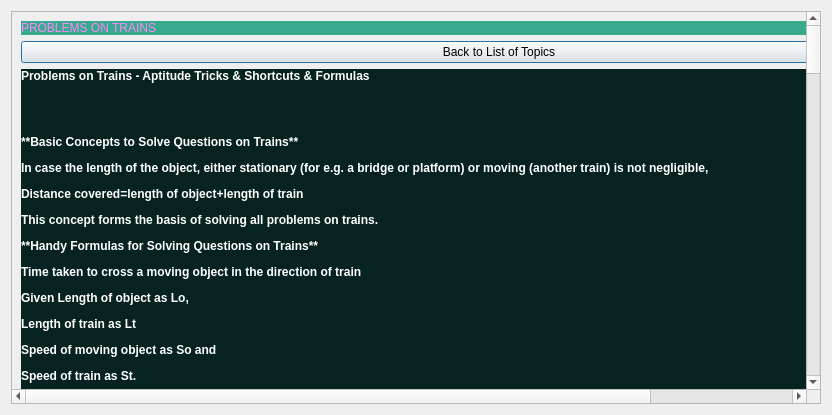
<?xml version="1.0" encoding="UTF-8"?>
<ui version="4.0">
 <class>trains</class>
 <widget class="QDialog" name="trains">
  <property name="geometry">
   <rect>
    <x>0</x>
    <y>0</y>
    <width>832</width>
    <height>415</height>
   </rect>
  </property>
  <property name="windowTitle">
   <string>Dialog</string>
  </property>
  <layout class="QGridLayout" name="gridLayout_2">
   <item row="0" column="0">
    <widget class="QScrollArea" name="scrollArea">
     <property name="verticalScrollBarPolicy">
      <enum>Qt::ScrollBarAlwaysOn</enum>
     </property>
     <property name="horizontalScrollBarPolicy">
      <enum>Qt::ScrollBarAlwaysOn</enum>
     </property>
     <property name="widgetResizable">
      <bool>true</bool>
     </property>
     <widget class="QWidget" name="scrollAreaWidgetContents_3">
      <property name="geometry">
       <rect>
        <x>-411</x>
        <y>0</y>
        <width>1632</width>
        <height>3797</height>
       </rect>
      </property>
      <layout class="QGridLayout" name="gridLayout">
       <item row="2" column="0">
        <widget class="QLabel" name="label">
         <property name="styleSheet">
          <string notr="true">
background-color: rgb(7, 35, 33);
font: 75 14pt &quot;MS Shell Dlg 2&quot;;
</string>
         </property>
         <property name="text">
          <string>&lt;html&gt;&lt;head/&gt;&lt;body&gt;&lt;p&gt;&lt;span style=&quot; font-weight:600; color:#ffffff;&quot;&gt;Problems on Trains - Aptitude Tricks &amp;amp; Shortcuts &amp;amp; Formulas&lt;/span&gt;&lt;/p&gt;&lt;p&gt;&lt;span style=&quot; color:#ffffff;&quot;&gt;&lt;br/&gt;&lt;/span&gt;&lt;/p&gt;&lt;p&gt;&lt;span style=&quot; font-weight:600; color:#ffffff;&quot;&gt;**Basic Concepts to Solve Questions on Trains** &lt;/span&gt;&lt;/p&gt;&lt;p&gt;&lt;span style=&quot; font-weight:600; color:#ffffff;&quot;&gt;In case the length of the object, either stationary (for e.g. a bridge or platform) or moving (another train) is not negligible,&lt;/span&gt;&lt;/p&gt;&lt;p&gt;&lt;span style=&quot; font-weight:600; color:#ffffff;&quot;&gt;Distance covered=length of object+length of train&lt;/span&gt;&lt;/p&gt;&lt;p&gt;&lt;span style=&quot; font-weight:600; color:#ffffff;&quot;&gt;This concept forms the basis of solving all problems on trains.&lt;/span&gt;&lt;/p&gt;&lt;p&gt;&lt;span style=&quot; font-weight:600; color:#ffffff;&quot;&gt;**Handy Formulas for Solving Questions on Trains**&lt;/span&gt;&lt;/p&gt;&lt;p&gt;&lt;span style=&quot; font-weight:600; color:#ffffff;&quot;&gt;Time taken to cross a moving object in the direction of train &lt;/span&gt;&lt;/p&gt;&lt;p&gt;&lt;span style=&quot; font-weight:600; color:#ffffff;&quot;&gt;Given Length of object as Lo, &lt;/span&gt;&lt;/p&gt;&lt;p&gt;&lt;span style=&quot; font-weight:600; color:#ffffff;&quot;&gt;Length of train as Lt &lt;/span&gt;&lt;/p&gt;&lt;p&gt;&lt;span style=&quot; font-weight:600; color:#ffffff;&quot;&gt;Speed of moving object as So and &lt;/span&gt;&lt;/p&gt;&lt;p&gt;&lt;span style=&quot; font-weight:600; color:#ffffff;&quot;&gt;Speed of train as St.&lt;/span&gt;&lt;/p&gt;&lt;p&gt;&lt;span style=&quot; font-weight:600; color:#ffffff;&quot;&gt;Time taken to cross a moving object in the direction of train = Length of Train + Length of ObjectSpeed of train – Speed of Object&lt;/span&gt;&lt;/p&gt;&lt;p&gt;&lt;span style=&quot; font-weight:600; color:#ffffff;&quot;&gt;t=Lt+LoSt–So&lt;/span&gt;&lt;/p&gt;&lt;p&gt;&lt;span style=&quot; font-weight:600; color:#ffffff;&quot;&gt;**Special Cases of Basic Formula**&lt;/span&gt;&lt;/p&gt;&lt;p&gt;&lt;span style=&quot; font-weight:600; color:#ffffff;&quot;&gt;-If the length of the object is negligible, then Lo=0&lt;/span&gt;&lt;/p&gt;&lt;p&gt;&lt;span style=&quot; font-weight:600; color:#ffffff;&quot;&gt;-If the object is stationary, then So=0&lt;/span&gt;&lt;/p&gt;&lt;p&gt;&lt;span style=&quot; font-weight:600; color:#ffffff;&quot;&gt;-If the object moves in the opposite direction of train then relative speed is speed of &lt;/span&gt;&lt;/p&gt;&lt;p&gt;&lt;span style=&quot; font-weight:600; color:#ffffff;&quot;&gt;train + speed of object.&lt;/span&gt;&lt;/p&gt;&lt;p&gt;&lt;span style=&quot; font-weight:600; color:#ffffff;&quot;&gt;Since the directions are opposite we consider speed of object −So. Thus denominator of &lt;/span&gt;&lt;/p&gt;&lt;p&gt;&lt;span style=&quot; font-weight:600; color:#ffffff;&quot;&gt;equation becomes St+So Now let's see these special cases in application&lt;/span&gt;&lt;/p&gt;&lt;p&gt;&lt;span style=&quot; font-weight:600; color:#ffffff;&quot;&gt;Time taken by the train to cross a stationary object like a tree, electric pole, a &lt;/span&gt;&lt;/p&gt;&lt;p&gt;&lt;span style=&quot; font-weight:600; color:#ffffff;&quot;&gt;standing man&lt;/span&gt;&lt;/p&gt;&lt;p&gt;&lt;span style=&quot; font-weight:600; color:#ffffff;&quot;&gt;t=Lt/St&lt;/span&gt;&lt;/p&gt;&lt;p&gt;&lt;span style=&quot; font-weight:600; color:#ffffff;&quot;&gt;-Time taken by the train to cross a stationary object for e.g. a bridge or a platform &lt;/span&gt;&lt;/p&gt;&lt;p&gt;&lt;span style=&quot; font-weight:600; color:#ffffff;&quot;&gt;of length Lo&lt;/span&gt;&lt;/p&gt;&lt;p&gt;&lt;span style=&quot; font-weight:600; color:#ffffff;&quot;&gt;t=Lt+LoSt&lt;/span&gt;&lt;/p&gt;&lt;p&gt;&lt;span style=&quot; font-weight:600; color:#ffffff;&quot;&gt;-Time taken by the train to cross a moving object like a walking man of negligible length&lt;/span&gt;&lt;/p&gt;&lt;p&gt;&lt;span style=&quot; font-weight:600; color:#ffffff;&quot;&gt;When object moves in the same direction of train, t=Lt/St–So&lt;/span&gt;&lt;/p&gt;&lt;p&gt;&lt;span style=&quot; font-weight:600; color:#ffffff;&quot;&gt;-When object moves in the opposite direction of train, t=Lt/St+So&lt;/span&gt;&lt;/p&gt;&lt;p&gt;&lt;span style=&quot; font-weight:600; color:#ffffff;&quot;&gt;Time taken by the train to cross a moving object like another moving train of length Lo&lt;/span&gt;&lt;/p&gt;&lt;p&gt;&lt;span style=&quot; font-weight:600; color:#ffffff;&quot;&gt;-When object moves in the same direction of train, t=Lt+Lo/St–So&lt;/span&gt;&lt;/p&gt;&lt;p&gt;&lt;span style=&quot; font-weight:600; color:#ffffff;&quot;&gt;-When object moves in the opposite direction of train, t=Lt+Lo/St+So&lt;/span&gt;&lt;/p&gt;&lt;p&gt;&lt;span style=&quot; font-weight:600; color:#ffffff;&quot;&gt;-Let two trains of lengths L1 and L2 takes t1s time to cross each other if they travel in&lt;/span&gt;&lt;/p&gt;&lt;p&gt;&lt;span style=&quot; font-weight:600; color:#ffffff;&quot;&gt;opposite direction and t2s is they travel in same direction.&lt;/span&gt;&lt;/p&gt;&lt;p&gt;&lt;span style=&quot; font-weight:600; color:#ffffff;&quot;&gt;Let Sf and Ss be the speed of the faster and slower train repectively, then&lt;/span&gt;&lt;/p&gt;&lt;p&gt;&lt;span style=&quot; font-weight:600; color:#ffffff;&quot;&gt;(Sf+Ss)=L1+L2t1&lt;/span&gt;&lt;/p&gt;&lt;p&gt;&lt;span style=&quot; font-weight:600; color:#ffffff;&quot;&gt;(Sf−Ss)=L1+L2t2&lt;/span&gt;&lt;/p&gt;&lt;p&gt;&lt;span style=&quot; font-weight:600; color:#ffffff;&quot;&gt;-Speed of faster train, Sf=(L1+L22)/(1t1+1t2)&lt;/span&gt;&lt;/p&gt;&lt;p&gt;&lt;span style=&quot; font-weight:600; color:#ffffff;&quot;&gt;-Speed of slower train, Ss=(L1+L22)/(1t1−1t2)&lt;/span&gt;&lt;/p&gt;&lt;/body&gt;&lt;/html&gt;</string>
         </property>
        </widget>
       </item>
       <item row="0" column="0">
        <widget class="QLabel" name="label_4">
         <property name="styleSheet">
          <string notr="true">font: 75 18pt &quot;Algerian&quot;;
background-color: rgb(56, 170, 142);</string>
         </property>
         <property name="text">
          <string>&lt;html&gt;&lt;head/&gt;&lt;body&gt;&lt;p&gt;&lt;span style=&quot; color:#ff86fd;&quot;&gt;PROBLEMS ON TRAINS&lt;/span&gt;&lt;/p&gt;&lt;/body&gt;&lt;/html&gt;</string>
         </property>
        </widget>
       </item>
       <item row="3" column="0">
        <widget class="QLabel" name="label_2">
         <property name="styleSheet">
          <string notr="true">background-color: rgb(29, 23, 27);
font: 75 14pt &quot;MS Shell Dlg 2&quot;;</string>
         </property>
         <property name="text">
          <string>&lt;html&gt;&lt;head/&gt;&lt;body&gt;&lt;p&gt;&lt;span style=&quot; font-weight:600; color:#55aa7f;&quot;&gt;QUESTIONS WITH SOLUTION &lt;/span&gt;&lt;/p&gt;&lt;p&gt;&lt;span style=&quot; font-weight:600; color:#55aa7f;&quot;&gt;1. A 400m long train is running at 72 Kmph. how much time it will take to cross an electric pole? &lt;/span&gt;&lt;/p&gt;&lt;p&gt;&lt;span style=&quot; font-weight:600; color:#55aa7f;&quot;&gt;A.) 15sec&lt;/span&gt;&lt;/p&gt;&lt;p&gt;&lt;span style=&quot; font-weight:600; color:#55aa7f;&quot;&gt;B.) 20sec&lt;/span&gt;&lt;/p&gt;&lt;p&gt;&lt;span style=&quot; font-weight:600; color:#55aa7f;&quot;&gt;C.) 19sec&lt;/span&gt;&lt;/p&gt;&lt;p&gt;&lt;span style=&quot; font-weight:600; color:#55aa7f;&quot;&gt;D.) 21sec&lt;/span&gt;&lt;/p&gt;&lt;p&gt;&lt;span style=&quot; font-weight:600; color:#55aa7f;&quot;&gt;Answer: Option 'B'&lt;/span&gt;&lt;/p&gt;&lt;p&gt;&lt;span style=&quot; font-weight:600; color:#55aa7f;&quot;&gt;Formula: Distance = Speed × Time&lt;/span&gt;&lt;/p&gt;&lt;p&gt;&lt;span style=&quot; font-weight:600; color:#55aa7f;&quot;&gt;If we convert Kmph in to Mpsec multiply by 5/18,&lt;/span&gt;&lt;/p&gt;&lt;p&gt;&lt;span style=&quot; font-weight:600; color:#55aa7f;&quot;&gt;400 = 72 KmpH × time&lt;/span&gt;&lt;/p&gt;&lt;p&gt;&lt;span style=&quot; font-weight:600; color:#55aa7f;&quot;&gt;400 = 72×5/18 × time&lt;/span&gt;&lt;/p&gt;&lt;p&gt;&lt;span style=&quot; font-weight:600; color:#55aa7f;&quot;&gt;Time = 20Sec&lt;/span&gt;&lt;/p&gt;&lt;p&gt;&lt;span style=&quot; font-weight:600; color:#55aa7f;&quot;&gt;&lt;br/&gt;&lt;/span&gt;&lt;/p&gt;&lt;p&gt;&lt;span style=&quot; font-weight:600; color:#55aa7f;&quot;&gt;2. A 180m long train is running at 54 Kmph. how much time it will take to cross a platform of 120m long? &lt;/span&gt;&lt;/p&gt;&lt;p&gt;&lt;span style=&quot; font-weight:600; color:#55aa7f;&quot;&gt;A.) 20sec&lt;/span&gt;&lt;/p&gt;&lt;p&gt;&lt;span style=&quot; font-weight:600; color:#55aa7f;&quot;&gt;B.) 22sec&lt;/span&gt;&lt;/p&gt;&lt;p&gt;&lt;span style=&quot; font-weight:600; color:#55aa7f;&quot;&gt;C.) 19sec&lt;/span&gt;&lt;/p&gt;&lt;p&gt;&lt;span style=&quot; font-weight:600; color:#55aa7f;&quot;&gt;D.) 18sec&lt;/span&gt;&lt;/p&gt;&lt;p&gt;&lt;span style=&quot; font-weight:600; color:#55aa7f;&quot;&gt;Answer: Option 'A'&lt;/span&gt;&lt;/p&gt;&lt;p&gt;&lt;span style=&quot; font-weight:600; color:#55aa7f;&quot;&gt;Formula: D = S × T &lt;/span&gt;&lt;/p&gt;&lt;p&gt;&lt;span style=&quot; font-weight:600; color:#55aa7f;&quot;&gt;180 = 54 Kmph × Time &lt;/span&gt;&lt;/p&gt;&lt;p&gt;&lt;span style=&quot; font-weight:600; color:#55aa7f;&quot;&gt;180= 54×5/18 × Time &lt;/span&gt;&lt;/p&gt;&lt;p&gt;&lt;span style=&quot; font-weight:600; color:#55aa7f;&quot;&gt;Time = 20 Sec &lt;/span&gt;&lt;/p&gt;&lt;p&gt;&lt;span style=&quot; font-weight:600; color:#55aa7f;&quot;&gt;&lt;br/&gt;&lt;/span&gt;&lt;/p&gt;&lt;p&gt;&lt;span style=&quot; font-weight:600; color:#55aa7f;&quot;&gt;3. 320m long train is running at 72 Kmph. how much time it will take to cross a platform of 180m long? &lt;/span&gt;&lt;/p&gt;&lt;p&gt;&lt;span style=&quot; font-weight:600; color:#55aa7f;&quot;&gt;A.) 20sec&lt;/span&gt;&lt;/p&gt;&lt;p&gt;&lt;span style=&quot; font-weight:600; color:#55aa7f;&quot;&gt;B.) 25sec&lt;/span&gt;&lt;/p&gt;&lt;p&gt;&lt;span style=&quot; font-weight:600; color:#55aa7f;&quot;&gt;C.) 30sec&lt;/span&gt;&lt;/p&gt;&lt;p&gt;&lt;span style=&quot; font-weight:600; color:#55aa7f;&quot;&gt;D.) 27sec&lt;/span&gt;&lt;/p&gt;&lt;p&gt;&lt;span style=&quot; font-weight:600; color:#55aa7f;&quot;&gt;Answer: Option 'B'&lt;/span&gt;&lt;/p&gt;&lt;p&gt;&lt;span style=&quot; font-weight:600; color:#55aa7f;&quot;&gt;Total Length = platform Length+ Train Length &lt;/span&gt;&lt;/p&gt;&lt;p&gt;&lt;span style=&quot; font-weight:600; color:#55aa7f;&quot;&gt;Total Length= 500m &lt;/span&gt;&lt;/p&gt;&lt;p&gt;&lt;span style=&quot; font-weight:600; color:#55aa7f;&quot;&gt;D = S × T &lt;/span&gt;&lt;/p&gt;&lt;p&gt;&lt;span style=&quot; font-weight:600; color:#55aa7f;&quot;&gt;500 = 72 × time &lt;/span&gt;&lt;/p&gt;&lt;p&gt;&lt;span style=&quot; font-weight:600; color:#55aa7f;&quot;&gt;500 = 72 × 5/18 × time &lt;/span&gt;&lt;/p&gt;&lt;p&gt;&lt;span style=&quot; font-weight:600; color:#55aa7f;&quot;&gt;Time = 25Sec &lt;/span&gt;&lt;/p&gt;&lt;p&gt;&lt;span style=&quot; font-weight:600; color:#55aa7f;&quot;&gt;&lt;br/&gt;&lt;/span&gt;&lt;/p&gt;&lt;p&gt;&lt;span style=&quot; font-weight:600; color:#55aa7f;&quot;&gt;4. A 600m long train is running at 90 Kmph. how much time it will take to cross an electric pole? &lt;/span&gt;&lt;/p&gt;&lt;p&gt;&lt;span style=&quot; font-weight:600; color:#55aa7f;&quot;&gt;A.) 16sec&lt;/span&gt;&lt;/p&gt;&lt;p&gt;&lt;span style=&quot; font-weight:600; color:#55aa7f;&quot;&gt;B.) 20sec&lt;/span&gt;&lt;/p&gt;&lt;p&gt;&lt;span style=&quot; font-weight:600; color:#55aa7f;&quot;&gt;C.) 24sec&lt;/span&gt;&lt;/p&gt;&lt;p&gt;&lt;span style=&quot; font-weight:600; color:#55aa7f;&quot;&gt;D.) 22sec&lt;/span&gt;&lt;/p&gt;&lt;p&gt;&lt;span style=&quot; font-weight:600; color:#55aa7f;&quot;&gt;Answer: Option 'C'&lt;/span&gt;&lt;/p&gt;&lt;p&gt;&lt;span style=&quot; font-weight:600; color:#55aa7f;&quot;&gt;Formula: D = S × T &lt;/span&gt;&lt;/p&gt;&lt;p&gt;&lt;span style=&quot; font-weight:600; color:#55aa7f;&quot;&gt;600 = 90 Kmph × T &lt;/span&gt;&lt;/p&gt;&lt;p&gt;&lt;span style=&quot; font-weight:600; color:#55aa7f;&quot;&gt;600 = 90 × 5/18 × T &lt;/span&gt;&lt;/p&gt;&lt;p&gt;&lt;span style=&quot; font-weight:600; color:#55aa7f;&quot;&gt;Time = 24Sec&lt;/span&gt;&lt;/p&gt;&lt;p&gt;&lt;span style=&quot; font-weight:600; color:#55aa7f;&quot;&gt;&lt;br/&gt;&lt;/span&gt;&lt;/p&gt;&lt;p&gt;&lt;span style=&quot; font-weight:600; color:#55aa7f;&quot;&gt;5. Two trains 300m and 400m long run at the speeds of 40 kmph and 50kmph respectively in opposite Directions on parallel tracks. The time taken to cross each other? &lt;/span&gt;&lt;/p&gt;&lt;p&gt;&lt;span style=&quot; font-weight:600; color:#55aa7f;&quot;&gt;A.) 20sec&lt;/span&gt;&lt;/p&gt;&lt;p&gt;&lt;span style=&quot; font-weight:600; color:#55aa7f;&quot;&gt;B.) 25secs&lt;/span&gt;&lt;/p&gt;&lt;p&gt;&lt;span style=&quot; font-weight:600; color:#55aa7f;&quot;&gt;C.) 26sec&lt;/span&gt;&lt;/p&gt;&lt;p&gt;&lt;span style=&quot; font-weight:600; color:#55aa7f;&quot;&gt;D.) 28sec&lt;/span&gt;&lt;/p&gt;&lt;p&gt;&lt;span style=&quot; font-weight:600; color:#55aa7f;&quot;&gt;Answer: Option 'D'&lt;/span&gt;&lt;/p&gt;&lt;p&gt;&lt;span style=&quot; font-weight:600; color:#55aa7f;&quot;&gt;Length of two Trains = 300m + 400m = 700m &lt;/span&gt;&lt;/p&gt;&lt;p&gt;&lt;span style=&quot; font-weight:600; color:#55aa7f;&quot;&gt;Total Speed= 40 Kmph + 50 Kmph (Opposite Direction)&lt;/span&gt;&lt;/p&gt;&lt;p&gt;&lt;span style=&quot; font-weight:600; color:#55aa7f;&quot;&gt;= 90 Kmph &lt;/span&gt;&lt;/p&gt;&lt;p&gt;&lt;span style=&quot; font-weight:600; color:#55aa7f;&quot;&gt;Time = Distance/Speed &lt;/span&gt;&lt;/p&gt;&lt;p&gt;&lt;span style=&quot; font-weight:600; color:#55aa7f;&quot;&gt;Time = 700/ 90 &lt;/span&gt;&lt;/p&gt;&lt;p&gt;&lt;span style=&quot; font-weight:600; color:#55aa7f;&quot;&gt;Time = 28Sec&lt;/span&gt;&lt;/p&gt;&lt;p&gt;&lt;span style=&quot; font-weight:600; color:#55aa7f;&quot;&gt;&lt;br/&gt;&lt;/span&gt;&lt;/p&gt;&lt;p&gt;&lt;span style=&quot; font-weight:600; color:#55aa7f;&quot;&gt;&lt;br/&gt;&lt;/span&gt;&lt;/p&gt;&lt;/body&gt;&lt;/html&gt;</string>
         </property>
        </widget>
       </item>
       <item row="1" column="0">
        <widget class="QPushButton" name="pushButton">
         <property name="text">
          <string>Back to List of Topics</string>
         </property>
        </widget>
       </item>
      </layout>
     </widget>
    </widget>
   </item>
  </layout>
 </widget>
 <resources/>
 <connections/>
</ui>
